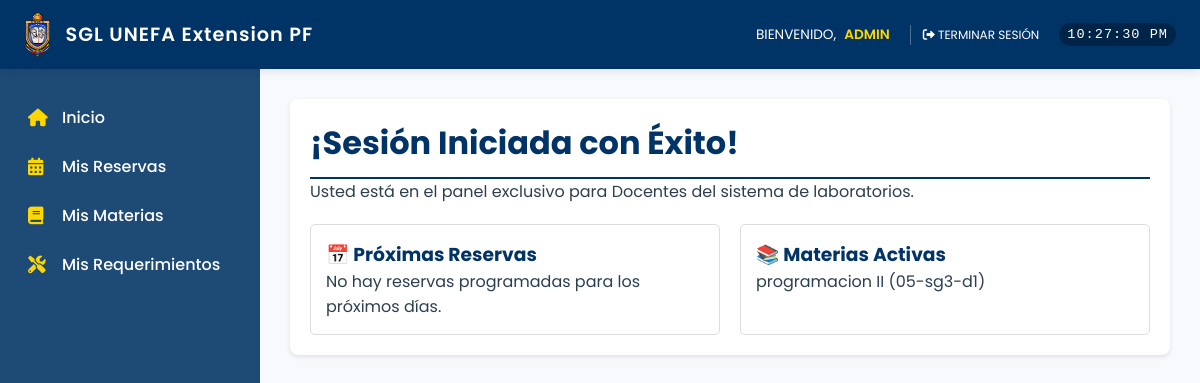
The app's page /inicio/ (signed in), older data.
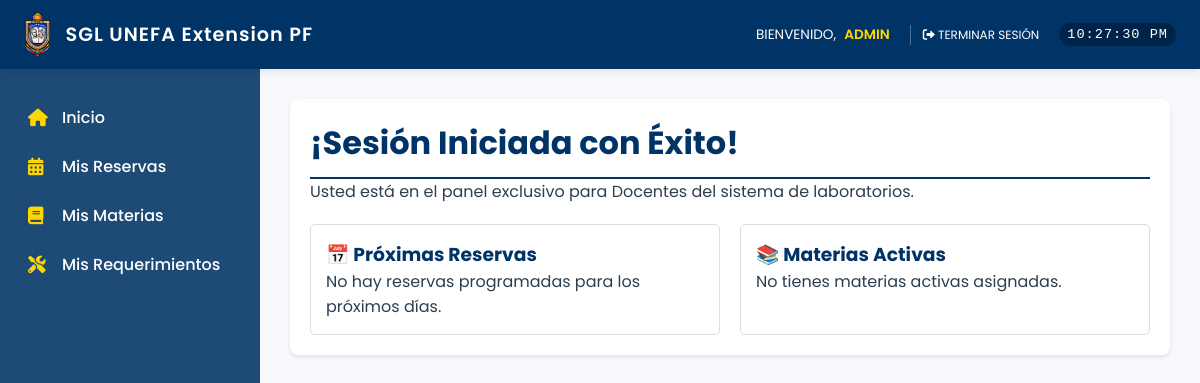
The same page, newer data.
### usuarios/models.py (models this page shows, shortened)
class Materia(models.Model):
    docente = models.ForeignKey(User, on_delete=models.CASCADE)
    nombre = models.CharField(max_length=100)
    seccion = models.CharField(max_length=20)
    class Meta:
        verbose_name = "Materia"
        verbose_name_plural = "Materias"

### usuarios/views.py (the view)
# urls.py: path('inicio/', views.inicio_docente, name='inicio'),
@login_required
def inicio_docente(request):
    hoy = timezone.localtime()
    reservas_proximas = Reserva.objects.filter(
        fecha__gte=hoy.date()
    ).exclude(
        fecha=hoy.date(),
        hora_fin__lt=hoy.time()
    ).order_by('fecha', 'hora_inicio')[:10]  # limitar a 10 para no saturar
    materias_activas = Materia.objects.filter(docente=request.user).order_by('nombre')
    return render(request, 'usuarios/inicio.html', {
        'reservas_proximas': reservas_proximas,
        'materias_activas': materias_activas,
    })

### templates/usuarios/inicio.html (shortened to what this page needs)
{% extends "admin/base1.html" %}
{% block content %}
<div style="background: white; padding: 20px; border-radius: 8px; box-shadow: 0 2px 4px rgba(0,0,0,0.1);">
    <h1 style="color: #003366; border-bottom: 2px solid #003366; padding-bottom: 10px;">¡Sesión Iniciada con Éxito!</h1>
    <p>Usted está en el panel exclusivo para Docentes del sistema de laboratorios.</p>
    <div style="margin-top: 20px; display: grid; grid-template-columns: 1fr 1fr; gap: 20px;">
        <div style="padding: 15px; border: 1px solid #ddd; border-radius: 5px;">
            <h3 style="color: #003366;">📅 Próximas Reservas</h3>
            {% if reservas_proximas %}
                <ul style="list-style: none; padding: 0;">
                    {% for reserva in reservas_proximas %}
                    <li style="margin-bottom: 10px; border-bottom: 1px solid #eee; padding-bottom: 5px;">
                        <strong>{{ reserva.fecha|date:"d/m/Y" }}</strong> -
                        {{ reserva.hora_inicio|time:"H:i" }} a {{ reserva.hora_fin|time:"H:i" }}<br>
                        <span style="font-size: 0.9em;">{{ reserva.materia.nombre }} ({{ reserva.materia.seccion }}) - Docente: {{ reserva.docente.get_full_name|default:reserva.docente.username }}</span>
                    </li>
                    {% endfor %}
                </ul>
            {% else %}
                <p>No hay reservas programadas para los próximos días.</p>
            {% endif %}
        </div>
        <div style="padding: 15px; border: 1px solid #ddd; border-radius: 5px;">
            <h3 style="color: #003366;">📚 Materias Activas</h3>
            {% if materias_activas %}
                <ul style="list-style: none; padding: 0;">
                    {% for materia in materias_activas %}
                    <li style="margin-bottom: 5px;">
                        {{ materia.nombre }} ({{ materia.seccion }})
                    </li>
                    {% endfor %}
                </ul>
            {% else %}
                <p>No tienes materias activas asignadas.</p>
            {% endif %}
        </div>
    </div>
</div>
{% endblock %}

Row changes from the older to the newer data that the page shows:
removed Materia: nombre "programacion II", seccion "05-sg3-d1"
Text that changed along with them:
text now shown: "No tienes materias activas asignadas."
